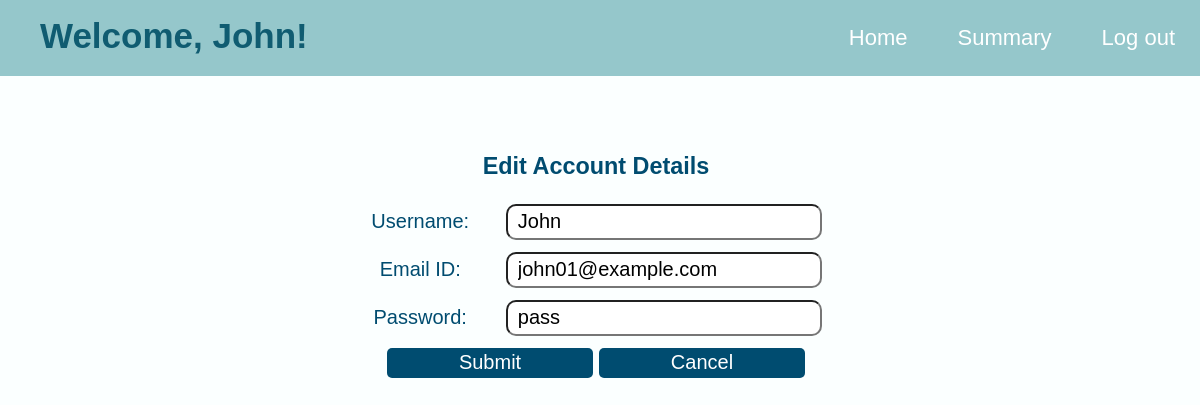
Screenshot of /editaccount/John (signed in) with the database file from the repository.
### application/models.py (models this page shows)
class User(db.Model):
    __tablename__ = "User"
    UserID = db.Column(db.Integer, autoincrement=True, primary_key=True)
    Username = db.Column(db.String, unique=True, nullable=False)
    EmailID = db.Column(db.String)
    Password = db.Column(db.String, nullable=False)

### application/controllers.py (the view, shortened to what this page needs)
@app.route("/editaccount/<username>", methods=['GET','POST'])
def editaccount(username):
	user = User.query.filter_by(Username = username).first()
	if request.method == 'GET':
		return render_template("editaccount.html",username=username, user=user)

### templates/editaccount.html (shortened to what this page needs)
<!DOCTYPE html>
    <head>
    </head>
    <body>
        <div class="header" style="color:#ffffff">
            <ul>
                <li><a class = "logo" href="{{url_for('home',username=username)}}">Welcome, {{username}}!</a></li>
                <li><a class = "block" href="{{url_for('logout')}}">Log out </a></li>
                <li><a class = "block" href="{{url_for('summary',username=username)}}">Summary </a></li>
                <li><a class = "block" href="{{url_for('home',username=username)}}">Home</a></li>
            </ul>
        </div>
        <div class="form">
            <h3>Edit Account Details</h3>
                <form action= "{{url_for('editaccount',username=username, user=user)}}" method = "POST" id = "card-form">
                    <label>Username: </label>
                    <input type="text" name="username" class = "forminput" value = "{{username}}" readonly /> <br>
                    <label>Email ID: </label>
                    <input type="text" name="email" class = "forminput" value = "{{user['EmailID']}}" /> <br>
                    <label>Password: </label>
                    <input type="text" name="password" class = "forminput" value = "{{user['Password']}}" required /> <br>
                    <input type="submit" id = "submit" class = "btn" value="Submit" />
                    <button class = "btn"><a href="{{url_for('account',username=username)}}">Cancel</a></button>
                </form>
        </div>
    </body>
</html>

### templates/editaccount.html (style rules this page uses)
body { background-color: #e7ffff26; font-family: 'Gill Sans', 'Gill Sans MT', Calibri, 'Trebuchet MS', sans-serif; margin-left: 0; margin-bottom: 0; }
.header { overflow: hidden; margin: 0px; background-color: #95c7cb; padding: 0px 0px; position: fixed; top: 0; width: 100%; left:0; }
.header ul { margin: 0; padding: 0; list-style-type: none; }
.header .block { display: block; color: white; text-align: center; padding: 25px 25px; float: right; text-decoration: none; font-size: 22px; }
.header .logo { color: rgb(16, 92, 113); font-weight: bold; text-decoration: none; float: left; font-size: 35px; padding: 16px 40px; }
.form { padding: 80px; margin-top: 50px; font-size: 20px; min-height: 100%; color: #004c70; text-align: center; }
.form .forminput { margin-bottom: 12px; padding-left: 10px; font-size: 20px; height: 30px; width: 25%; border-radius: 10px }
.form .btn { color: #fff; background-color: #004c70; border: none; border-radius: 5px; font-size: 20px; height: 30px; width: 20%; }
.form .btn a { color: white; text-decoration: None; }
.form label { display: inline-block; width: 100px; padding-right: 30px; }
.form .forminput { display: inline-block; width: 300px; height: 30px; font-family: 'Gill Sans', 'Gill Sans MT', Calibri, 'Trebuchet MS', sans-serif; font-size: 20px; border-radius: 10px; }

### rows the page displays
User: Username "John", email "john01@example.com", password "pass"
